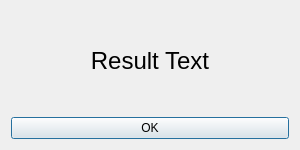
<?xml version="1.0" encoding="UTF-8"?>
<ui version="4.0">
 <class>GameOverDialog</class>
 <widget class="QDialog" name="GameOverDialog">
  <property name="geometry">
   <rect>
    <x>0</x>
    <y>0</y>
    <width>300</width>
    <height>150</height>
   </rect>
  </property>
  <property name="windowTitle">
   <string>Game Over</string>
  </property>
  <property name="modal">
   <bool>true</bool>
  </property>
  <layout class="QVBoxLayout" name="verticalLayout">
   <item>
    <widget class="QLabel" name="result_label">
     <property name="font">
      <font>
       <family>Arial</family>
       <pointsize>18</pointsize>
      </font>
     </property>
     <property name="text">
      <string>Result Text</string>
     </property>
     <property name="alignment">
      <set>Qt::AlignCenter</set>
     </property>
    </widget>
   </item>
   <item>
    <widget class="QPushButton" name="ok_button">
     <property name="text">
      <string>OK</string>
     </property>
    </widget>
   </item>
  </layout>
 </widget>
 <resources/>
 <connections/>
</ui> 
